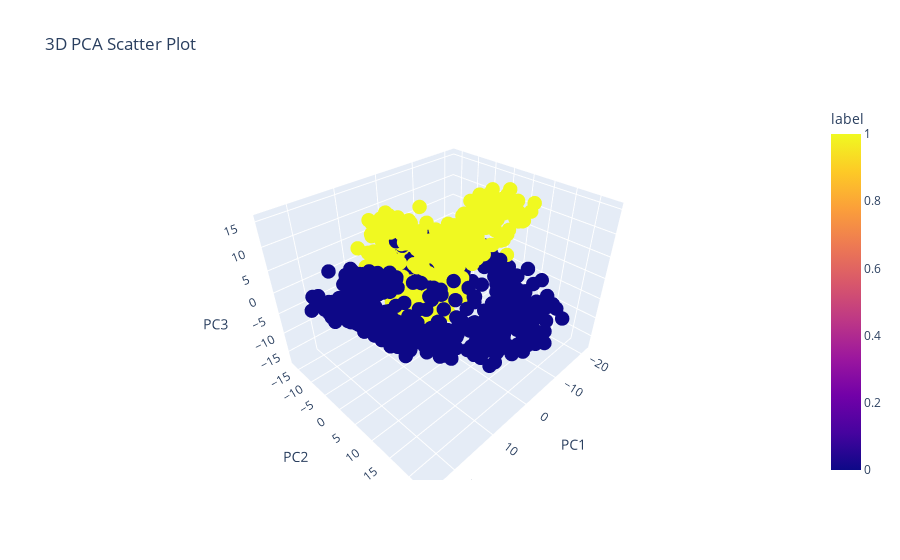

The notebook cell this image was saved under:
### Markdown cell above
### PCA with 3 Components

### Code cell
import pandas as pd
from sklearn.decomposition import PCA
import matplotlib.pyplot as plt
import plotly.express as px

# Assuming X_train_scaled, X_test_scaled, y_train, y_test are already defined

pca = PCA(n_components=3)
X_train_pca = pca.fit_transform(X_train_scaled)
X_test_pca = pca.transform(X_test_scaled)

print("X_train_pca shape:", X_train_pca.shape)
print("X_test_pca shape:", X_test_pca.shape)
print("y_train shape:", y_train.shape)
print("y_test shape:", y_test.shape)

train_pca_df = pd.DataFrame(X_train_pca, columns=['PC1', 'PC2', 'PC3'])
train_pca_df['label'] = y_train

# Plot the PCA results using plotly for interactive rotation
fig = px.scatter_3d(train_pca_df, x='PC1', y='PC2', z='PC3', color='label', title='3D PCA Scatter Plot')
fig.update_traces(marker=dict(size=5))
fig.show()

### Figure 1 — Plotly figure (JSON) as saved in the notebook; plotly's stock layout.template omitted (floating-point values rounded to 4 significant figures; data arrays with more than 128 entries replaced by an {"elided": "..."} marker saying what was removed)
{"data": [{"hovertemplate": "PC1=%{x}<br>PC2=%{y}<br>PC3=%{z}<br>label=%{marker.color}<extra></extra>", "legendgroup": "", "marker": {"color": {"elided": "1026 int values"}, "coloraxis": "coloraxis", "size": 5, "symbol": "circle"}, "mode": "markers", "name": "", "scene": "scene", "showlegend": false, "type": "scatter3d", "x": {"elided": "1026 float values"}, "y": {"elided": "1026 float values"}, "z": {"elided": "1026 float values"}}], "layout": {"coloraxis": {"colorbar": {"title": {"text": "label"}}, "colorscale": [[0, "#0d0887"], [0.1111, "#46039f"], [0.2222, "#7201a8"], [0.3333, "#9c179e"], [0.4444, "#bd3786"], [0.5556, "#d8576b"], [0.6667, "#ed7953"], [0.7778, "#fb9f3a"], [0.8889, "#fdca26"], [1, "#f0f921"]]}, "legend": {"tracegroupgap": 0}, "scene": {"domain": {"x": [0, 1], "y": [0, 1]}, "xaxis": {"title": {"text": "PC1"}}, "yaxis": {"title": {"text": "PC2"}}, "zaxis": {"title": {"text": "PC3"}}}, "title": {"text": "3D PCA Scatter Plot"}}}
